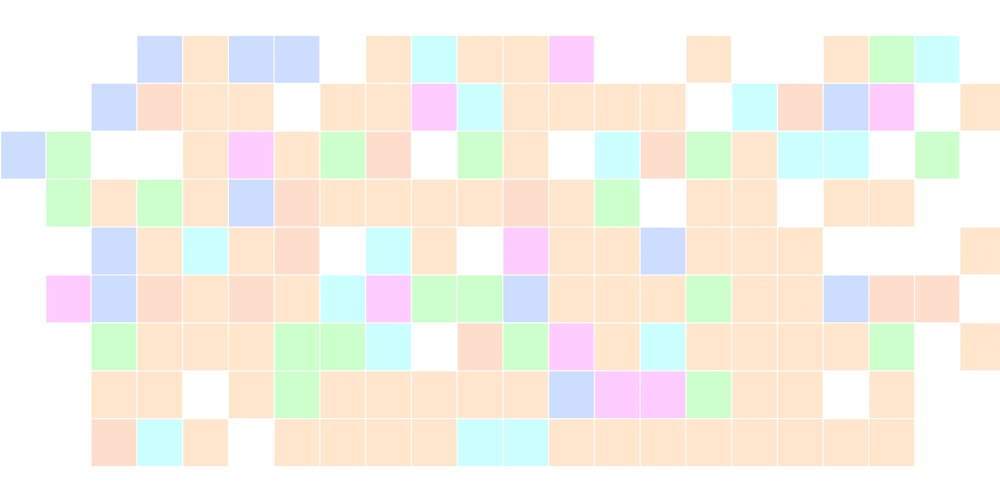
#> input picture sample_image.jpg, 1000 x 502 px, shrunk from 1910 x 959 before the run
$ jupyter execute blurring.ipynb
#> lines starting #> are read from the running program, lines starting #| are printed output that depends on the picture
# Blurring an Image

[cell 1]
import numpy as np
import matplotlib.pyplot as plt
import cv2

[cell 2]
image = cv2.imread('sample_image.jpg')
#> image is the input picture: shape (502, 1000, 3); mean B, G, R 231.6, 240.9, 244.8
cv2.imshow("Original", image)
cv2.waitKey(0)
cv2.destroyAllWindows()

## Average Blurring

[cell 3]
# Here we stack three images with different blurring intensity
# Note: More the kernel size, the more blurred the image will be.
average_blurred = np.hstack([cv2.blur(image, (3, 3)),
                             cv2.blur(image, (5, 5)),
                             cv2.blur(image, (9, 9))])
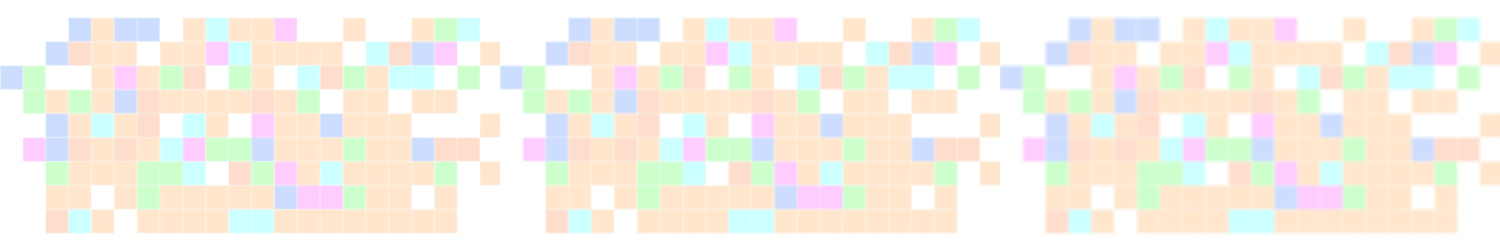
#> average_blurred: shape (502, 3000, 3) (shown at 1/2 size); mean B, G, R 231.6, 240.9, 244.8

cv2.imshow("Average Blurred", average_blurred)
cv2.waitKey(0)
cv2.destroyAllWindows()

## Gaussian Blurring

[cell 4]
gaussian_blurred = np.hstack([cv2.GaussianBlur(image, (3, 3), 0),
                              cv2.GaussianBlur(image, (5, 5), 0),
                              cv2.GaussianBlur(image, (7, 7), 0)])

cv2.imshow("Gaussian Blurred", gaussian_blurred)
cv2.waitKey(0)
cv2.destroyAllWindows()

## Median Blurring

[cell 5]
median_blurred = np.hstack([cv2.medianBlur(image, 3),
                              cv2.medianBlur(image, 5),
                              cv2.medianBlur(image, 7)])

cv2.imshow("Median Blurred", median_blurred)
cv2.waitKey(0)
cv2.destroyAllWindows()

## Bilateral Blurring

[cell 6]
bilateral_blurred = np.hstack([cv2.bilateralFilter(image, 5, 25, 30),
                              cv2.bilateralFilter(image, 7, 34, 40),
                              cv2.bilateralFilter(image, 9, 40, 50)])

cv2.imshow("Bilaterally Blurred", bilateral_blurred)
cv2.waitKey(0)
cv2.destroyAllWindows()
